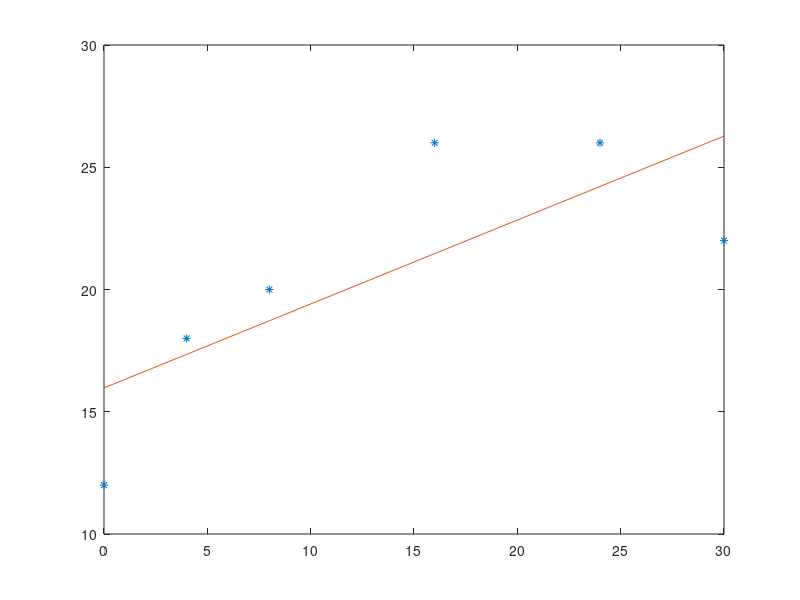

MATLAB code for this plot:
% linearized model - Y = a1*X + a0
x = [0 4 8 16 24 30];
y = [12 18 20 26 26 22];
X = x; % specify X
Y = y; % specify Y
coeff_matrix = [length(X) sum(X); sum(X) sum(X.^2)];
free_terms = [sum(Y); sum(X.*Y)];
unkowns = coeff_matrix\free_terms;
a0 = unkowns(1);
a1 = unkowns(2);
a = a0 % specify a
b = a1 % specify b
Yav = mean(Y);
st = sum((Y - Yav).^2);
sr = sum((Y - (a1*X + a0)).^2);
r2 = (st - sr)/st

% plot specific model
x_axis = min(x):0.1:max(x);
y_axis = b*x_axis+a;
plot(x,y,"*",x_axis,y_axis)
